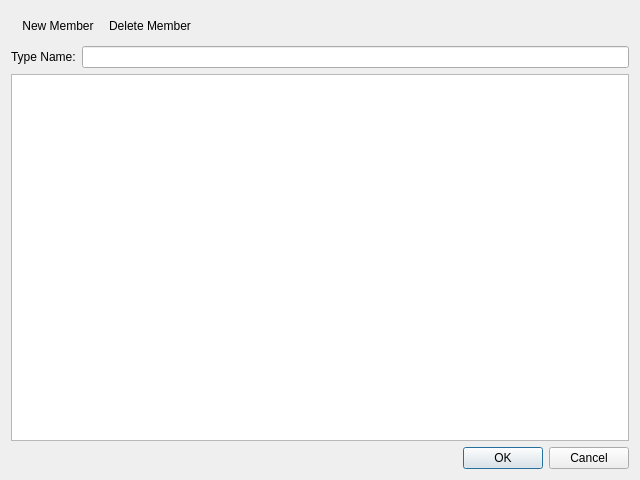
<?xml version="1.0" encoding="UTF-8"?>
<ui version="4.0">
 <class>EnumerationWindow</class>
 <widget class="QDialog" name="EnumerationWindow">
  <property name="geometry">
   <rect>
    <x>0</x>
    <y>0</y>
    <width>640</width>
    <height>480</height>
   </rect>
  </property>
  <property name="windowTitle">
   <string>Enumeration</string>
  </property>
  <layout class="QVBoxLayout" name="verticalLayout">
   <item>
    <widget class="QToolBar" name="toolBar">
     <property name="windowTitle">
      <string>toolBar</string>
     </property>
     <addaction name="actionNew_Member"/>
     <addaction name="actionDelete_Member"/>
    </widget>
   </item>
   <item>
    <layout class="QHBoxLayout" name="horizontalLayout">
     <item>
      <widget class="QLabel" name="label">
       <property name="text">
        <string>Type Name:</string>
       </property>
      </widget>
     </item>
     <item>
      <widget class="QLineEdit" name="lineEdit"/>
     </item>
    </layout>
   </item>
   <item>
    <widget class="QListView" name="listView">
     <property name="editTriggers">
      <set>QAbstractItemView::NoEditTriggers</set>
     </property>
    </widget>
   </item>
   <item>
    <widget class="QDialogButtonBox" name="buttonBox">
     <property name="standardButtons">
      <set>QDialogButtonBox::Cancel|QDialogButtonBox::Ok</set>
     </property>
    </widget>
   </item>
  </layout>
  <action name="actionNew_Member">
   <property name="icon">
    <iconset>
     <normalon>:/Media/Icons/AddUsingNamespace_6782.png</normalon>
    </iconset>
   </property>
   <property name="text">
    <string>New Member...</string>
   </property>
   <property name="shortcut">
    <string>Ctrl+N</string>
   </property>
  </action>
  <action name="actionDelete_Member">
   <property name="icon">
    <iconset>
     <normalon>:/Media/Icons/RemoveUsingNamespace_10480.png</normalon>
    </iconset>
   </property>
   <property name="text">
    <string>Delete Member</string>
   </property>
   <property name="shortcut">
    <string>Del</string>
   </property>
  </action>
  <action name="actionClose">
   <property name="text">
    <string>Close</string>
   </property>
   <property name="shortcut">
    <string>Esc</string>
   </property>
  </action>
 </widget>
 <resources/>
 <connections>
  <connection>
   <sender>buttonBox</sender>
   <signal>accepted()</signal>
   <receiver>EnumerationWindow</receiver>
   <slot>accept()</slot>
   <hints>
    <hint type="sourcelabel">
     <x>399</x>
     <y>579</y>
    </hint>
    <hint type="destinationlabel">
     <x>399</x>
     <y>299</y>
    </hint>
   </hints>
  </connection>
  <connection>
   <sender>buttonBox</sender>
   <signal>rejected()</signal>
   <receiver>EnumerationWindow</receiver>
   <slot>reject()</slot>
   <hints>
    <hint type="sourcelabel">
     <x>399</x>
     <y>579</y>
    </hint>
    <hint type="destinationlabel">
     <x>399</x>
     <y>299</y>
    </hint>
   </hints>
  </connection>
 </connections>
</ui>
